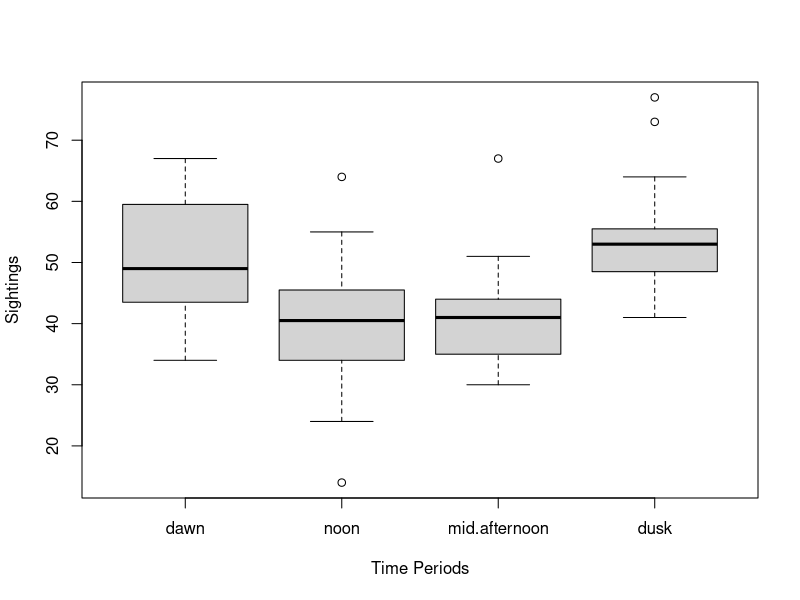
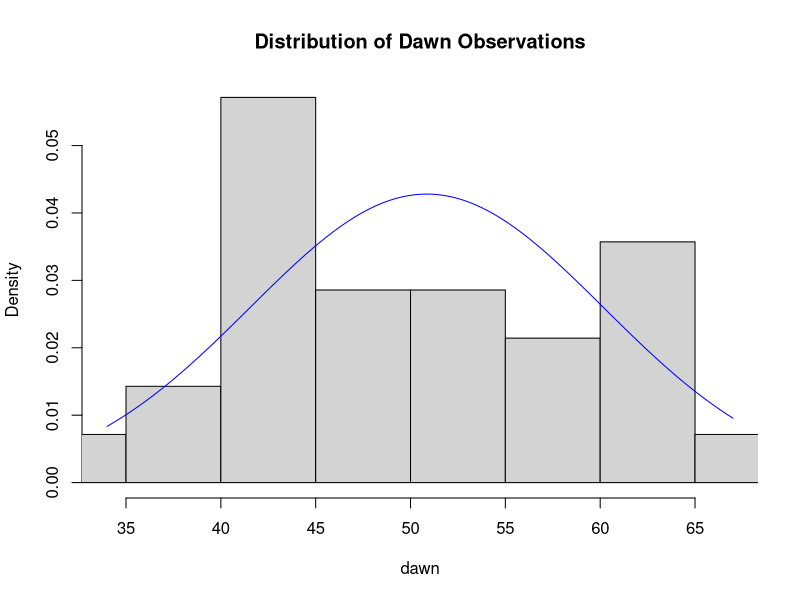
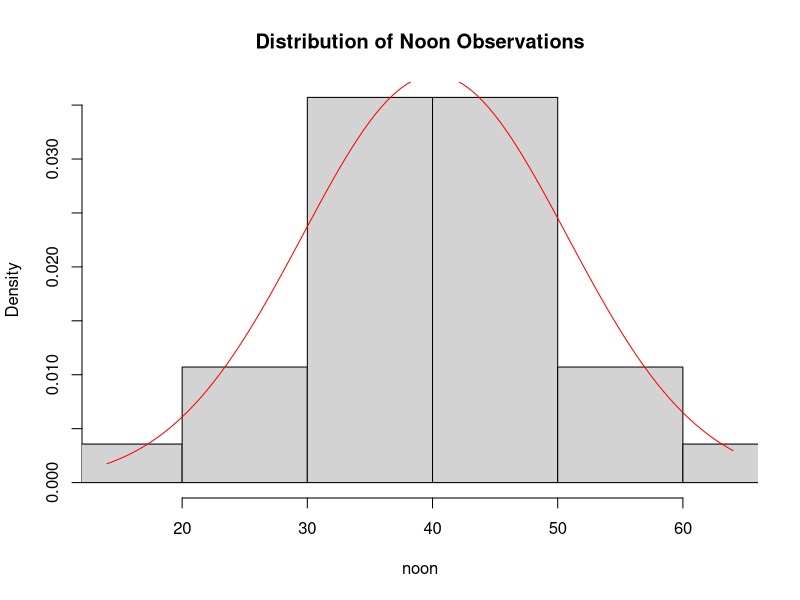
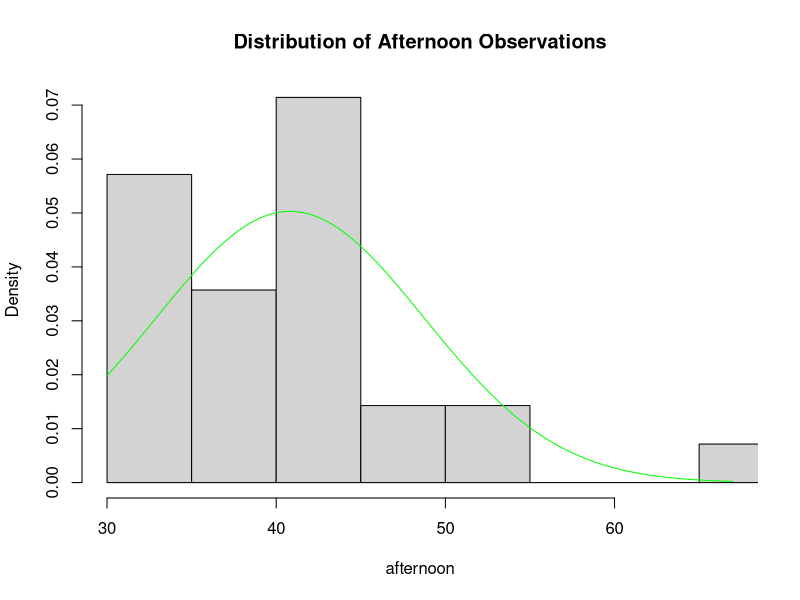
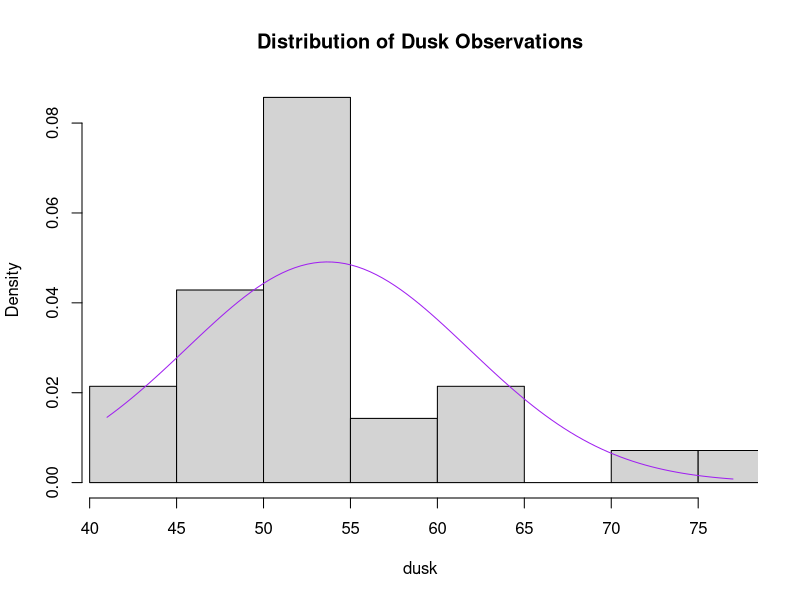
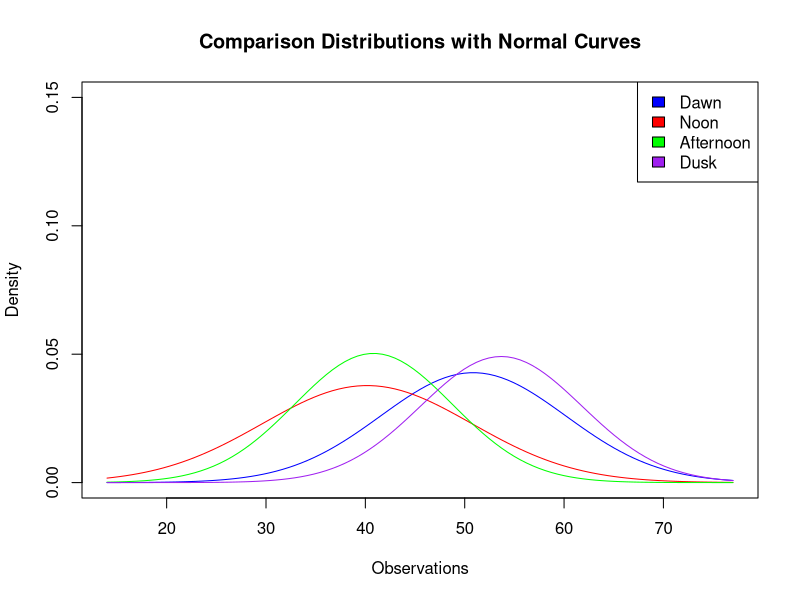
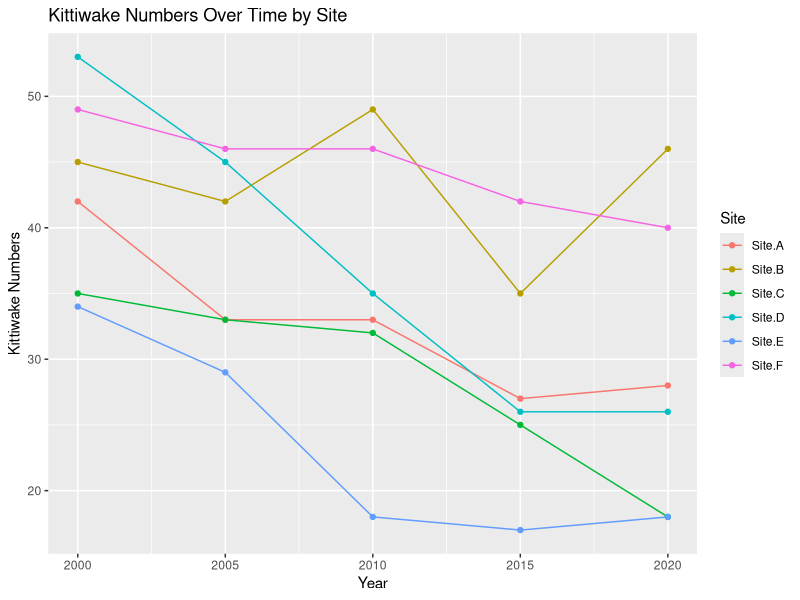
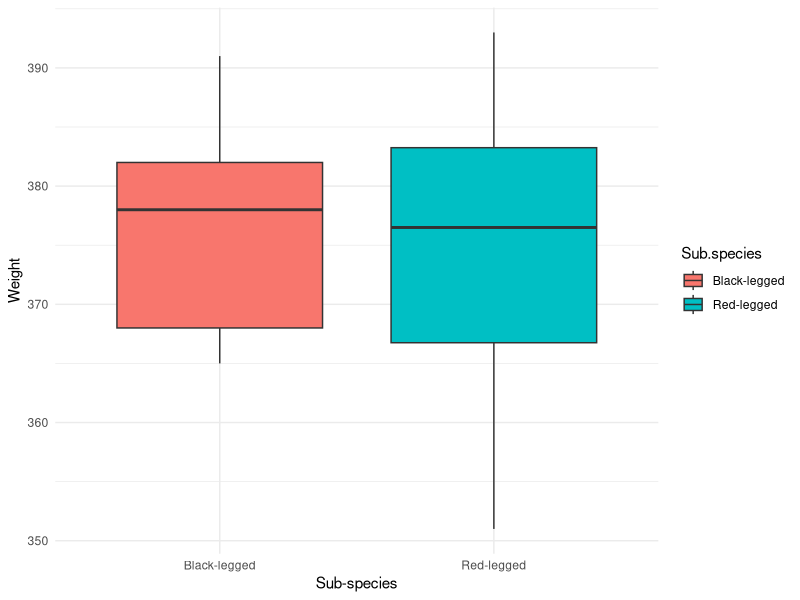

Here is the R script that generated these plots, in order:
## ---- chunk 1
knitr::opts_chunk$set(echo = TRUE)
## ---- chunk 2
obs_data <- read.csv('Kittiwake_Observation_20594616.csv')
obs_data
## ---- chunk 3
summary(obs_data)

dawn <- obs_data$dawn
noon <- obs_data$noon
afternoon <- obs_data$mid.afternoon
dusk <- obs_data$dusk

## ---- chunk 4
print('Standard Deviation:')
paste('Dawn: ', sd(dawn))
paste('Noon: ', sd(noon))
paste('Afternoon: ', sd(afternoon))
paste('Dusk: ', sd(dusk))
## ---- chunk 5
boxplot(obs_data, xlab = "Time Periods", ylab = "Sightings")
## ---- chunk 6

# Plot histograms and overlay normal distribution curves
hist(dawn, freq = FALSE, main = "Distribution of Dawn Observations", xlim = range(dawn))
curve(dnorm(x, mean(dawn), sd(dawn)), col = "blue", add = TRUE)

hist(noon, freq = FALSE, main = "Distribution of Noon Observations", xlim = range(noon))
curve(dnorm(x, mean(noon), sd(noon)), col = "red", add = TRUE)

hist(afternoon, freq = FALSE, main = "Distribution of Afternoon Observations", xlim = range(afternoon))
curve(dnorm(x, mean(afternoon), sd(afternoon)), col = "green", add = TRUE)

hist(dusk, freq = FALSE, main = "Distribution of Dusk Observations", xlim = range(dusk))
curve(dnorm(x, mean(dusk), sd(dusk)), col = "purple", add = TRUE)


## ---- chunk 7
# Combine all data into a single list for easy iteration
observation_data <- list(dawn, noon, afternoon, dusk)
colors <- c("blue", "red", "green", "purple")
names <- c("Dawn", "Noon", "Afternoon", "Dusk")

# Create an empty plot to prepare for overlaying histograms and curves
plot(1, type = "n", xlim = c(min(unlist(observation_data)), max(unlist(observation_data))), ylim = c(0, 0.15), 
     main = "Comparison Distributions with Normal Curves", xlab = "Observations", ylab = "Density")

# Loop through each observation data and overlay histograms with normal distribution curves
for (i in 1:length(observation_data)) {
  curve(dnorm(x, mean(observation_data[[i]]), sd(observation_data[[i]])), col = colors[i], add = TRUE)
}

# Add legend for better interpretation
legend("topright", legend = names, fill = colors)

## ---- chunk 8
n <- length(obs_data$dusk)
sampmean<-mean(obs_data$dusk) # calculate the sample mean
sampvar<-var(obs_data$dusk) # calculate the sample variance
lower<-sampmean-qt(0.995,n-1)*sqrt(sampvar/n) # calculate the lower limit of the confidence interval from the formula
upper<-sampmean+qt(0.995,n-1)*sqrt(sampvar/n) # calculate the upper limit of the confidence interval from the formula
lower
upper
## ---- chunk 9
dusk <- obs_data$dusk
result <- t.test(dusk, conf.level = 0.99)
result$conf.int
## ---- chunk 10
result$estimate
## ---- chunk 11
hist_data <- read.csv('Kittiwake_Historical_20594616.csv')
hist_data
## ---- chunk 12
summary(hist_data[2:7])
## ---- chunk 13
transposed_data <- t(hist_data[-1])
colnames(transposed_data) <- hist_data$X

library(ggplot2)

sites <- rownames(transposed_data)
plot_data <- data.frame(
  Year = rep(hist_data$X, times = ncol(hist_data) - 1),
  Kittiwake_Numbers = as.vector(as.matrix(hist_data[-1])),
  Site = rep(sites, each = length(hist_data$X))
)

ggplot(plot_data, aes(x = Year, y = Kittiwake_Numbers, color = Site)) +
  geom_line() +
  geom_point() +
  labs(title = "Kittiwake Numbers Over Time by Site", x = "Year", y = "Kittiwake Numbers")

## ---- chunk 14
# Fit a linear regression model for each site
linear_models <- lapply(2:ncol(hist_data), function(i) lm(hist_data[, i] ~ X, data = hist_data))

# Get the slopes from the linear models
slopes <- sapply(linear_models, function(model) coef(model)[2])
slopes
## ---- chunk 15
observed <- as.matrix(hist_data)[,-1]

yearly_count = rowSums(observed)
site_count = colSums(observed)
N <- sum(observed)

expected <- yearly_count%*%t(site_count)/N

expected
## ---- chunk 16
chi_test<-sum((observed-expected)^2/expected)
chi_test
## ---- chunk 17
nrows <- length(hist_data$X)
ncols <- length(hist_data[1,]) - 1
deg_freedom <- (ncols - 1) * (nrows - 1)
pvalue <- 1-pchisq(chi_test,deg_freedom)
pvalue
## ---- chunk 18
chisq.test(observed)
## ---- chunk 19
lm_model_site_A <- lm(Site.A ~ X, data = hist_data)
summary(lm_model_site_A)
## ---- chunk 20
predicted_value <- predict(lm_model_site_A, newdata = data.frame(X = 2014))
predicted_value
## ---- chunk 21
meas_data <- read.csv('Kittiwake_Measurement_20594616.csv')
meas_data
## ---- chunk 22
summary(meas_data)
## ---- chunk 23

library(ggplot2)

ggplot(meas_data, aes(x = Sub.species, y = Weight, fill = Sub.species)) +
  geom_boxplot() +
  labs(x = "Sub-species", y = "Weight") +
  theme_minimal()

ggplot(meas_data, aes(x = Sub.species, y = Wingspan, fill = Sub.species)) +
  geom_boxplot() +
  labs(x = "Sub-species", y = "Wingspan") +
  theme_minimal()

ggplot(meas_data, aes(x = Sub.species, y = Culmen, fill = Sub.species)) +
  geom_boxplot() +
  labs(x = "Sub-species", y = "Culmen") +
  theme_minimal()
## ---- chunk 24
blacklegged <- subset(meas_data, Sub.species == 'Black-legged')
redlegged <- subset(meas_data, Sub.species == 'Red-legged')

summary(blacklegged[,-1])
summary(redlegged[,-1])
## ---- chunk 25
plot(blacklegged$Wingspan,blacklegged$Culmen,xlab="Wingspan",ylab="Culmen Length", main = "Black-Legged Kittiwakes")
plot(redlegged$Wingspan,redlegged$Culmen,xlab="Wingspan",ylab="Culmen Length", main = "Red-Legged Kittiwakes")
## ---- chunk 26
cor.test(blacklegged$Wingspan, blacklegged$Culmen)
## ---- chunk 27
cor.test(redlegged$Wingspan, redlegged$Culmen)
## ---- chunk 28
t.test(Weight ~ Sub.species, data = meas_data)
## ---- chunk 29
t.test(Weight ~ Sub.species, data = meas_data)
t.test(Wingspan ~ Sub.species, data = meas_data)
t.test(Culmen ~ Sub.species, data = meas_data)
## ---- chunk 30
overall_test <- t.test(Weight + Wingspan + Culmen ~ Sub.species, data = meas_data)
overall_test
## ---- chunk 31
loc_data <- read.csv('Kittiwake_Location_20594616.csv')
loc_data
## ---- chunk 32
plot(loc_data)
## ---- chunk 33
model1 <- lm(Breeding.pairs ~ ., data = loc_data)
summary(model1)
## ---- chunk 34
model1 <- step(model1)
## ---- chunk 35
summary(model1)
## ---- chunk 36
hist(model1$residuals, main = "Histogram of Model Residuals", freq = FALSE)
curve(dnorm(x, mean(model1$residuals), sd(model1$residuals)), add = TRUE)
## ---- chunk 37
plot(model1$fitted.values,model1$residuals,xlab="Fitted values",ylab="Residuals",main="Fitted Values Vs Residuals")
abline(h=0,lty=2)
## ---- chunk 38
model2 <- lm(log(Breeding.pairs) ~ ., data = loc_data)
summary(model2)
## ---- chunk 39
model2 <- step(model2)
## ---- chunk 40
summary(model2)
## ---- chunk 41
hist(model2$residuals, main = "Histogram of Model Residuals", freq = FALSE)
curve(dnorm(x, mean(model2$residuals), sd(model2$residuals)), add = TRUE)
## ---- chunk 42
plot(model2$fitted.values,model2$residuals,xlab="Fitted values",ylab="Residuals",main="Fitted Values Vs Residuals")
abline(h=0,lty=2)
## ---- chunk 43
AIC(model1)
AIC(model2)
## ---- chunk 44
plot(loc_data$sandeel, loc_data$Breeding.pairs, xlab = "Sandeel", ylab = "Breeding Pairs")
plot(loc_data$cliff.height, loc_data$Breeding.pairs, xlab = "Cliff Height", ylab = "Breeding Pairs")
plot(loc_data$sandeel, log(loc_data$Breeding.pairs), xlab = "Sandeel", ylab = "log(Breeding Pairs)")
plot(loc_data$cliff.height, log(loc_data$Breeding.pairs), xlab = "Cliff Height", ylab = "log(Breeding Pairs)")
## ---- chunk 45
log_prediction <- predict(model2,newdata=data.frame(Coast.direction = 'West', sandeel = 2.93, Summer.temp = 27.7, cliff.height = 3.55),interval="confidence",level=0.80)
prediction <- exp(log_prediction)
log_prediction
prediction
